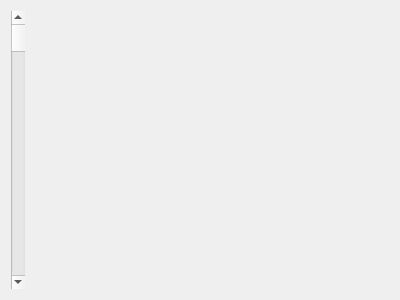
<?xml version="1.0" encoding="UTF-8"?>
<ui version="4.0">
 <class>Form_SpecViewer2</class>
 <widget class="QWidget" name="Form_SpecViewer2">
  <property name="geometry">
   <rect>
    <x>0</x>
    <y>0</y>
    <width>400</width>
    <height>300</height>
   </rect>
  </property>
  <property name="windowTitle">
   <string>Form</string>
  </property>
  <layout class="QHBoxLayout" name="horizontalLayout">
   <item>
    <widget class="QScrollBar" name="verticalScrollBar">
     <property name="orientation">
      <enum>Qt::Orientation::Vertical</enum>
     </property>
    </widget>
   </item>
   <item>
    <widget class="Form_SpecViewer1" name="panel1" native="true"/>
   </item>
   <item>
    <widget class="Form_SpecViewer1" name="panel2" native="true"/>
   </item>
  </layout>
 </widget>
 <customwidgets>
  <customwidget>
   <class>Form_SpecViewer1</class>
   <extends>QWidget</extends>
   <header>include/form_specviewer1.h</header>
   <container>1</container>
  </customwidget>
 </customwidgets>
 <resources/>
 <connections/>
</ui>
